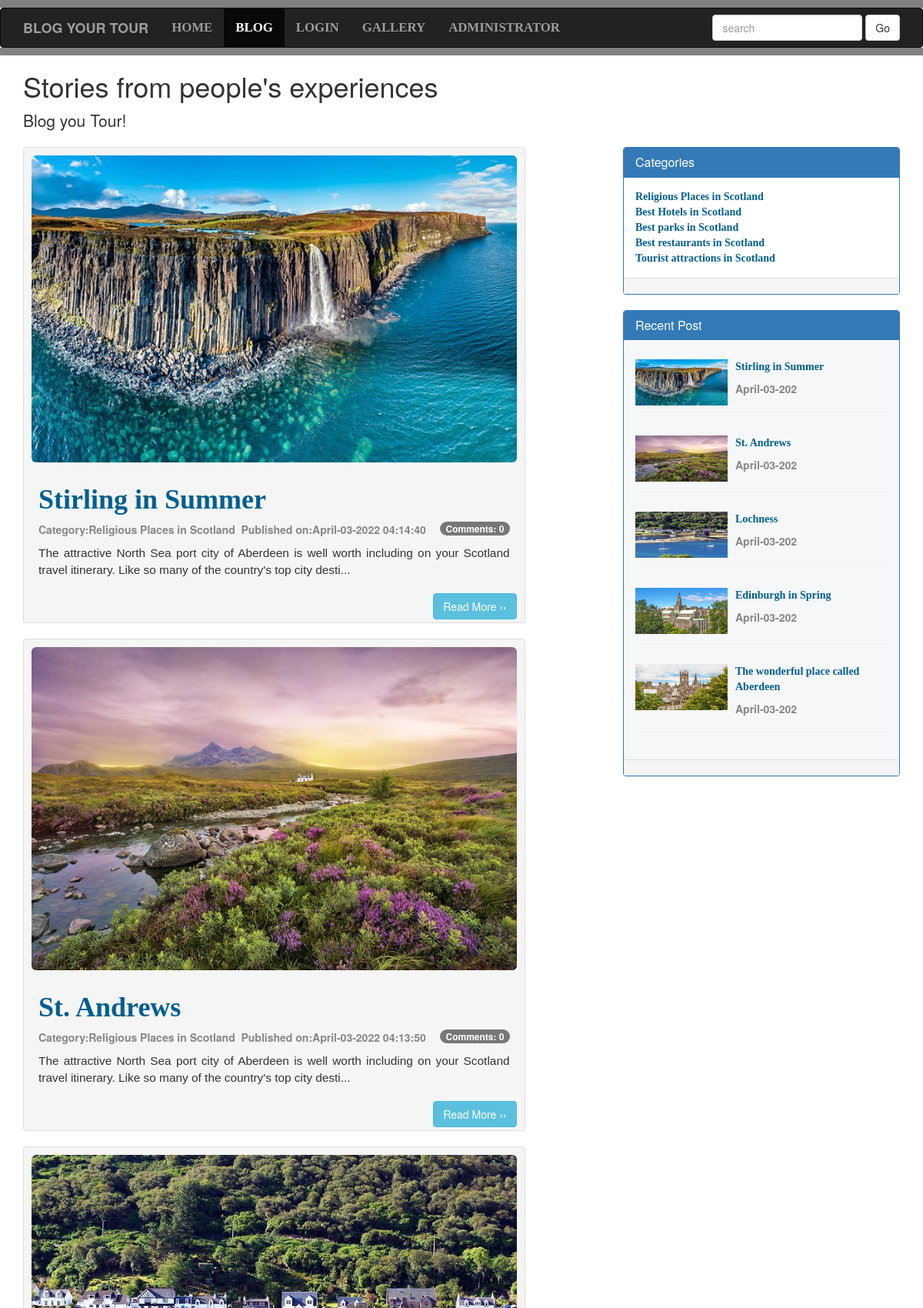
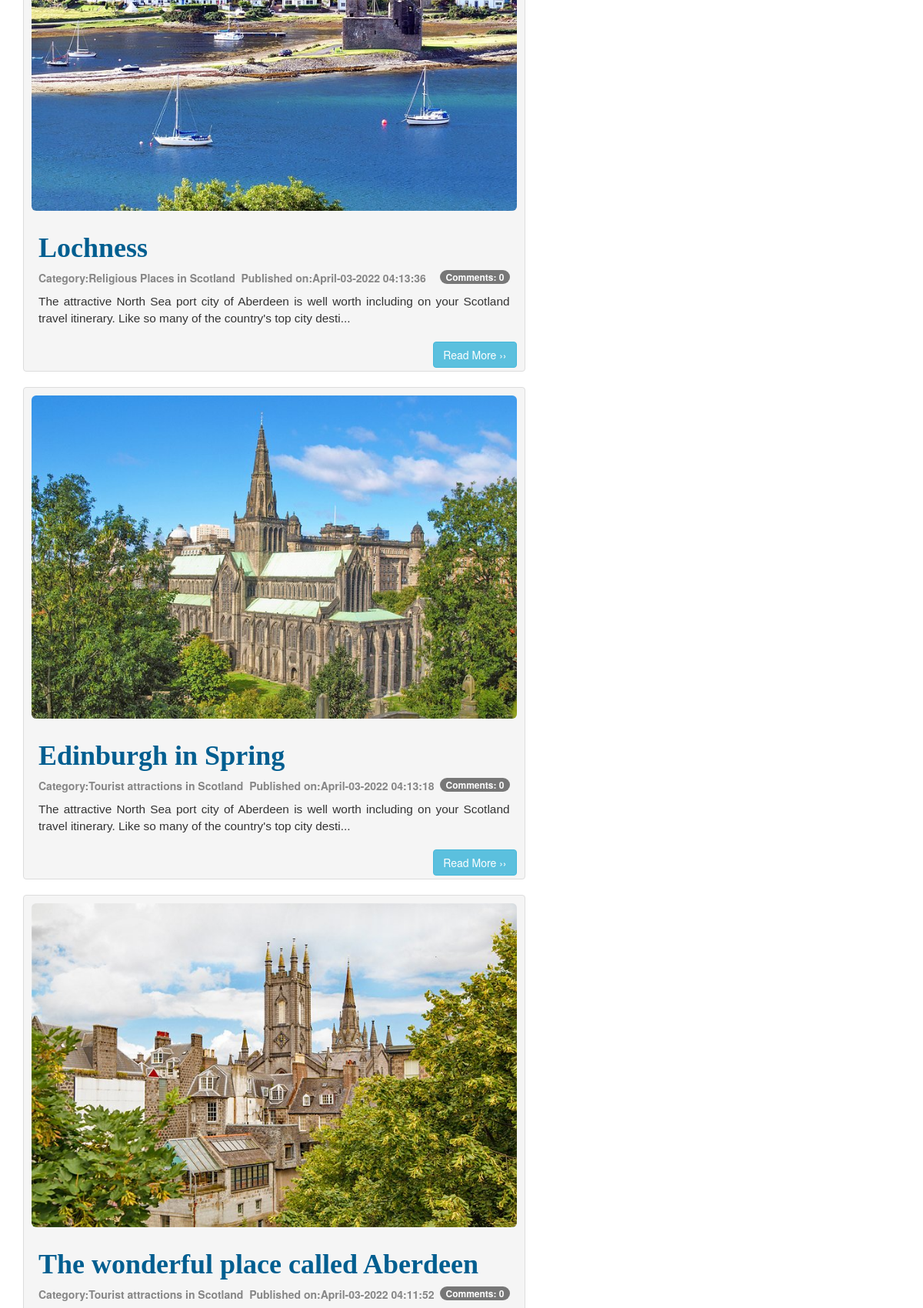
Screenshot of /Blog.php (upper part) with the database file from the repository (2 pictures, top to bottom).
### tables this page shows
CREATE TABLE `admin_panel` (
  `id` int(10) NOT NULL,
  `datetime` varchar(50) NOT NULL,
  `title` varchar(200) NOT NULL,
  `category` varchar(100) NOT NULL,
  `author` varchar(100) NOT NULL,
  `image` varchar(200) NOT NULL,
  `post` varchar(10000) NOT NULL,
  `status` varchar(5) NOT NULL,
  `approvedby` varchar(50) NOT NULL
);

CREATE TABLE `category` (
  `id` int(10) NOT NULL,
  `datetime` varchar(50) NOT NULL,
  `name` varchar(100) NOT NULL,
  `creatorname` varchar(200) NOT NULL
);

### Blog.php (the view, shortened to what this page needs)
<!DOCTYPE>
<html>
<head>
  <link rel="stylesheet"href="css/bootstrap.min.css">
  <link rel="stylesheet"href="css/blog.css">
  <link rel="stylesheet"href="css/footer.css">
</head>
<body>
<div style="height: 10px; background:gray"></div>
<nav class="navbar navbar-inverse" role="navigation">
      <div class="container">
<div class="navbar-header">
      <a class="navbar-brand" href="Blog.php">
      <b>BLOG YOUR TOUR</b>  </a>
        </div>
        <ul class="nav navbar-nav">
          <li><a href="Home.php">HOME</a></li>
          <li class="active"><a href="Blog.php?Page=0">BLOG</a></li>
          <li><a href="UserSignin.php">LOGIN</a></li>
          <li><a href="Gallery.php">GALLERY</a></li>
          <li><a href="AdminLogin.php" target="_blank">ADMINISTRATOR</a></li>
        </ul>
        <form action="Blog.php" class="navbar-form navbar-right">
          <div class="form-group">
            <input type="text" class="form-control" placeholder="search" name="Search">
            <button class="btn btn-default" name="SearchButton">Go</button>
        </form>
      </div>
</nav>
<div class="Line" style="height: 10px; background:gray"></div>
<div class="container">
  <div class="blog-header">
  <h1>Stories from people's experiences</h1>
  <p class="lead">Blog you Tour!</p>
  </div>
  <div class="row">
    <div class="col-sm-7">
      <?php
        global $Connection;
        if(isset($_GET["SearchButton"])){
          $Search=$_GET["Search"];
          $ViewQuery="SELECT * FROM admin_panel
          WHERE datetime LIKE '%$Search%' OR title LIKE '%$Search%'
          OR category LIKE '%$Search%' OR author LIKE '%$Search%' OR post LIKE '%$Search%' AND status='ON'";
        }elseif(isset($_GET["Category"])){
          $Category=$_GET["Category"];
          $ViewQuery="SELECT * FROM admin_panel  WHERE category='$Category' AND status='ON' ORDER BY id desc";
        }else{
          $ViewQuery="SELECT * FROM admin_panel WHERE status='ON' ORDER BY id desc LIMIT 0,5";
        }
        $Execute=mysqli_query($Connection,$ViewQuery);
        while($DataRows=mysqli_fetch_array($Execute)){
              $PostId=$DataRows["id"];
              $DateTime=$DataRows["datetime"];
              $Title=$DataRows["title"];
              $Category=$DataRows["category"];
              $Image=$DataRows["image"];
              $Post=$DataRows["post"];
      ?>
      <div class="blogpost thumbnail">
  			<img class="img-responsive img-rounded"src="Upload/<?php echo $Image;  ?>" >
  		<div class="caption">
  			<h1 id="heading"> <?php echo htmlentities($Title); ?></h1>
        <p class="description">Category:<?php echo htmlentities($Category); ?>&nbsp Published on:<?php echo htmlentities($DateTime); ?>
          <?php
          global $Connection;
          $QueryApproved="SELECT COUNT(*) FROM comments WHERE admin_panel_id='$PostId' AND status='ON'";
          $ExecuteApproved=mysqli_query($Connection,$QueryApproved);
          $RowsApproved=mysqli_fetch_array($ExecuteApproved);
          $TotalApproved=array_shift($RowsApproved);
          ?>
          <span class="badge pull-right">
          Comments:&nbsp<?php echo $TotalApproved; ?>
          </span>
        </p>
        <p class="Post"><?php
        if(strlen($Post)>150){$Post=substr($Post,0,150).'...';}
        echo ($Post); ?></p>
</div>
<a href="FullPost.php?id=<?php echo$PostId; ?>"><span class="btn btn-info">
  Read More &rsaquo;&rsaquo;
</span></a>
</div>
    <?php } ?>
       </div>
       <div class="col-sm-offset-1 col-sm-4">
  <div class="panel panel-primary">
    <div class="panel-heading">
      <h2 class="panel-title">Categories</h2>
        </div>
      <div class="panel-body">
      <?php
      global $Connection;
      $ViewQuery="SELECT * FROM category ORDER BY id desc";
      $Execute=mysqli_query($Connection,$ViewQuery);
      while($DataRows=mysqli_fetch_array($Execute)){
            $Category=$DataRows["name"];
      ?>
      <a href="Blog.php?Category=<?php echo $Category; ?>">
      <span id="heading"><?php echo $Category."<br>"; ?></span>
    </a>
    <?php } ?>
      </div>
      <div class="panel-footer"></div>
      </div>
      <div class="panel panel-primary">
        <div class="panel-heading">
          <h2 class="panel-title">Recent Post</h2>
        </div>
        <div class="panel-body background">
<?php
  global $Connection;
  $ViewQuery="SELECT * FROM admin_panel  ORDER BY  id desc LIMIT 0,5";
  $Execute=mysqli_query($Connection,$ViewQuery);
  while($DataRows=mysqli_fetch_array($Execute)){
        $Id=$DataRows["id"];
        $Title=$DataRows["title"];
        $DateTime=$DataRows["datetime"];
        $Image=$DataRows["image"];
        if(strlen($DateTime)>12){$DateTime=substr($DateTime,0,12);}
 ?>
 <div>
<img class="pull-left" style="margin-top: 10px; margin-left: 0px;"  src="Upload/<?php echo htmlentities($Image); ?>" width=120; height=60;>
    <a href="FullPost.php?id=<?php echo $Id;?>">
     <p id="heading" style="margin-left: 130px; padding-top: 10px;"><?php echo htmlentities($Title); ?></p>
     </a>
     <p class="description" style="margin-left: 130px;"><?php echo htmlentities($DateTime);?></p>
	<hr>
</div>
<?php } ?>
        </div>
        <div class="panel-footer"></div>
        </div>
          </div>
  </div>
</div>
</body>
</html>

### css/blog.css (style rules this page uses)
.navbar-nav li { font-weight: bold; font-family: Bitter,Georgia,Times,"Times New Roman",serif; font-size:1.2em; }
.Line { margin-top:-20px; }
.blogpost { background-color: #f5f5f5; padding-left: 10px; padding-right: 10px; padding-top: 10px; overflow: hidden; }
#heading { font-family: Bitter,Georgia,"Times New Roman",Times,serif; font-weight: bold; color: #005E90; }
.description { color: #868686; font-weight:bold; margin-top:-2px; }
.post { font-size: 1.1em; font-family: "Lucida Sans Unicode", "Lucida Grande", sans-serif; text-align: justify; }
.btn-info { float: right; }
.background { background-color: #F6F7F9; }

### rows the page displays
admin_panel: image (picture), title "Stirling in Summer", category "Religious Places in Scotland", datetime "April-03-2022 04:14:40", TotalApproved "0", post "The attractive North Sea port city of Aberdeen is well worth including on your Scotland travel itinerary. Like so many of the country's top city desti...", datetime "April-03-202"
admin_panel: image (picture), title "St. Andrews", category "Religious Places in Scotland", datetime "April-03-2022 04:13:50", TotalApproved "0", post "The attractive North Sea port city of Aberdeen is well worth including on your Scotland travel itinerary. Like so many of the country's top city desti...", datetime "April-03-202"
admin_panel: image (picture), title "Lochness", category "Religious Places in Scotland", datetime "April-03-2022 04:13:36", TotalApproved "0", post "The attractive North Sea port city of Aberdeen is well worth including on your Scotland travel itinerary. Like so many of the country's top city desti...", datetime "April-03-202"
admin_panel: image (picture), title "Edinburgh in Spring", category "Tourist attractions in Scotland", datetime "April-03-2022 04:13:18", TotalApproved "0", post "The attractive North Sea port city of Aberdeen is well worth including on your Scotland travel itinerary. Like so many of the country's top city desti...", datetime "April-03-202"
admin_panel: image (picture), title "The wonderful place called Aberdeen", category "Tourist attractions in Scotland", datetime "April-03-2022 04:11:52", TotalApproved "0", datetime "April-03-202"
category: name "Religious Places in Scotland"
category: name "Best Hotels in Scotland"
category: name "Best parks in Scotland"
category: name "Best restaurants in Scotland"
category: name "Tourist attractions in Scotland"
